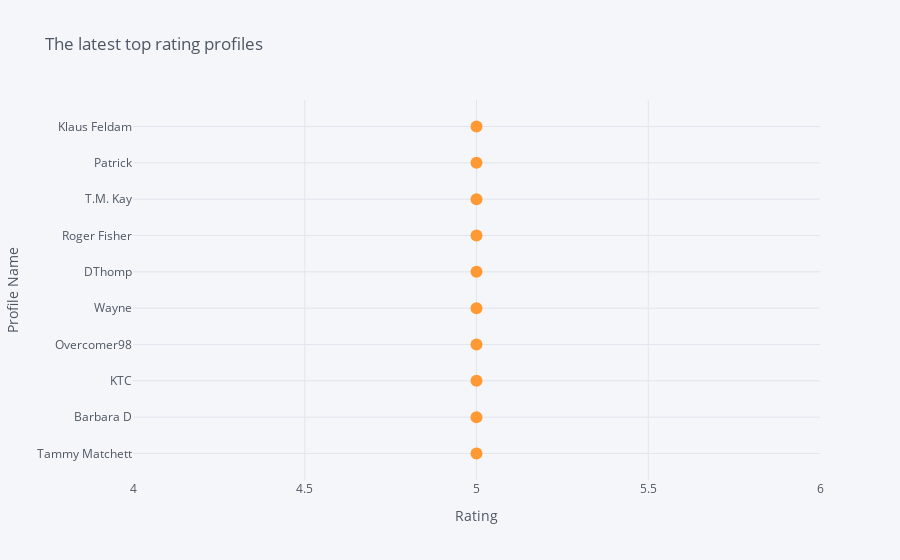

The cell this chart's notebook holds for it:
### Code cell
pos_data.head(10).iplot(
    x='Rating',
    y='Profile Name',
    xTitle='Rating',
    yTitle='Profile Name',
    mode='markers',
    title='The latest top rating profiles')

### Figure 1 — Plotly figure (JSON) as saved in the notebook; plotly's stock layout.template omitted (floating-point values rounded to 4 significant figures)
{"data": [{"line": {"color": "rgba(255, 153, 51, 1.0)", "dash": "solid", "shape": "linear", "width": 1.3}, "marker": {"size": 12, "symbol": "circle"}, "mode": "markers", "name": "Profile Name", "text": "", "type": "scatter", "x": [5, 5, 5, 5, 5, 5, 5, 5, 5, 5], "y": ["Tammy Matchett", "Barbara D", "KTC", "Overcomer98", "Wayne", "DThomp", "Roger Fisher", "T.M. Kay", "Patrick", "Klaus Feldam"]}], "layout": {"legend": {"bgcolor": "#F5F6F9", "font": {"color": "#4D5663"}}, "paper_bgcolor": "#F5F6F9", "plot_bgcolor": "#F5F6F9", "title": {"font": {"color": "#4D5663"}, "text": "The latest top rating profiles"}, "xaxis": {"gridcolor": "#E1E5ED", "showgrid": true, "tickfont": {"color": "#4D5663"}, "title": {"font": {"color": "#4D5663"}, "text": "Rating"}, "zerolinecolor": "#E1E5ED"}, "yaxis": {"gridcolor": "#E1E5ED", "showgrid": true, "tickfont": {"color": "#4D5663"}, "title": {"font": {"color": "#4D5663"}, "text": "Profile Name"}, "zerolinecolor": "#E1E5ED"}}}
